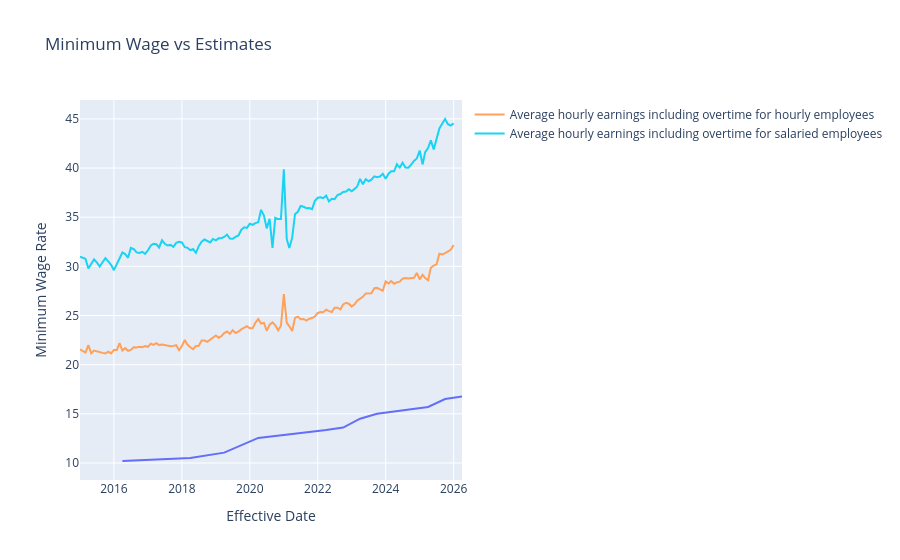

Notebook code for this chart:
### Code cell
fig = px.line(
    df,
    x="Effective Date",
    y="Minimum Wage Rate",
    title="Minimum Wage vs Estimates",
    labels='Minimum Wage'
)

for estimate in df2["Estimate"].value_counts().index:
    df3 = df2[(df2["Estimate"] == 'Average hourly earnings including overtime for hourly employees') | 
       (df2['Estimate'] == 'Average hourly earnings including overtime for salaried employees')]
    subset = df3[df3["Estimate"] == estimate]

    fig.add_scatter(
        x=subset["REF_DATE"],
        y=subset["VALUE"],
        mode="lines",
        name=str(estimate)
    )

fig.show()

### Figure 1 — Plotly figure (JSON) as saved in the notebook; plotly's stock layout.template omitted (floating-point values rounded to 4 significant figures; data arrays with more than 128 entries replaced by an {"elided": "..."} marker saying what was removed)
{"data": [{"hovertemplate": "Effective Date=%{x}<br>Minimum Wage Rate=%{y}<extra></extra>", "legendgroup": "", "line": {"color": "#636efa", "dash": "solid"}, "marker": {"symbol": "circle"}, "mode": "lines", "name": "", "orientation": "v", "showlegend": false, "type": "scatter", "x": ["2026-04-01", "2025-10-01", "2025-04-01", "2024-04-01", "2023-10-01", "2023-04-01", "2022-10-01", "2022-04-01", "2021-04-01", "2020-04-01", "2019-04-01", "2018-04-01", "2017-04-01", "2016-04-01"], "xaxis": "x", "y": [16.75, 16.5, 15.7, 15.2, 15.0, 14.5, 13.6, 13.35, 12.95, 12.55, 11.05, 10.5, 10.35, 10.2], "yaxis": "y"}, {"mode": "lines", "name": "Average weekly earnings including overtime for all employees", "type": "scatter", "x": [], "y": []}, {"mode": "lines", "name": "Average weekly earnings including overtime for hourly employees", "type": "scatter", "x": [], "y": []}, {"mode": "lines", "name": "Average weekly earnings including overtime for salaried employees", "type": "scatter", "x": [], "y": []}, {"mode": "lines", "name": "Average hourly earnings including overtime for hourly employees", "type": "scatter", "x": {"elided": "133 str values"}, "y": {"elided": "133 float values"}}, {"mode": "lines", "name": "Average hourly earnings including overtime for salaried employees", "type": "scatter", "x": {"elided": "133 str values"}, "y": {"elided": "133 float values"}}, {"mode": "lines", "name": "Employment for all employees, industrial aggregate including unclassified", "type": "scatter", "x": [], "y": []}, {"mode": "lines", "name": "Employment for salaried employees", "type": "scatter", "x": [], "y": []}, {"mode": "lines", "name": "Employment for hourly paid employees", "type": "scatter", "x": [], "y": []}, {"mode": "lines", "name": "Average weekly hours including overtime for hourly employees", "type": "scatter", "x": [], "y": []}, {"mode": "lines", "name": "Standard work week excluding overtime for salaried employees (exclude overtime)", "type": "scatter", "x": [], "y": []}, {"mode": "lines", "name": "Employment for all employees", "type": "scatter", "x": [], "y": []}], "layout": {"legend": {"tracegroupgap": 0}, "title": {"text": "Minimum Wage vs Estimates"}, "xaxis": {"anchor": "y", "domain": [0, 1], "title": {"text": "Effective Date"}}, "yaxis": {"anchor": "x", "domain": [0, 1], "title": {"text": "Minimum Wage Rate"}}}}
